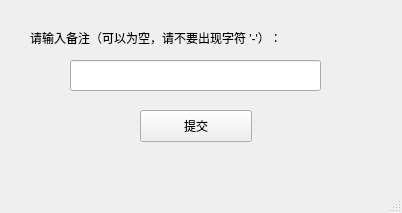
<?xml version="1.0" encoding="UTF-8"?>
<ui version="4.0">
 <class>noteWindow</class>
 <widget class="QMainWindow" name="noteWindow">
  <property name="geometry">
   <rect>
    <x>0</x>
    <y>0</y>
    <width>402</width>
    <height>213</height>
   </rect>
  </property>
  <property name="windowTitle">
   <string>MainWindow</string>
  </property>
  <widget class="QWidget" name="centralwidget">
   <widget class="QPushButton" name="pushButton">
    <property name="geometry">
     <rect>
      <x>140</x>
      <y>110</y>
      <width>112</width>
      <height>32</height>
     </rect>
    </property>
    <property name="text">
     <string>提交</string>
    </property>
   </widget>
   <widget class="QLineEdit" name="noteLine">
    <property name="geometry">
     <rect>
      <x>70</x>
      <y>60</y>
      <width>251</width>
      <height>31</height>
     </rect>
    </property>
   </widget>
   <widget class="QLabel" name="noteLabel">
    <property name="geometry">
     <rect>
      <x>30</x>
      <y>30</y>
      <width>271</width>
      <height>16</height>
     </rect>
    </property>
    <property name="text">
     <string>请输入备注（可以为空，请不要出现字符 '-'）：</string>
    </property>
   </widget>
  </widget>
  <widget class="QMenuBar" name="menubar">
   <property name="geometry">
    <rect>
     <x>0</x>
     <y>0</y>
     <width>402</width>
     <height>22</height>
    </rect>
   </property>
  </widget>
  <widget class="QStatusBar" name="statusbar"/>
 </widget>
 <resources/>
 <connections/>
</ui>
